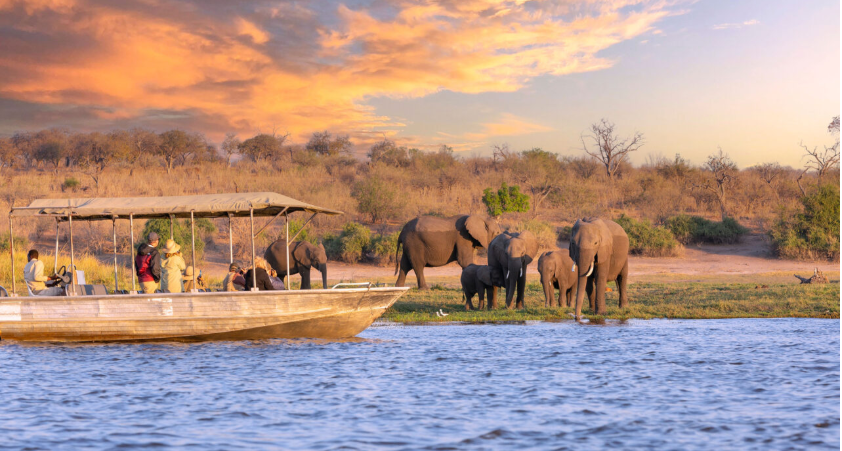
#> input picture phase-09-multimodal/module-06-image-generation/program-03-controlnet/data/input.jpg, 842 x 451 px
$ python controlnet_canny.py
#> lines starting #> are read from the running program, lines starting #| are printed output that depends on the picture
import cv2
from pathlib import Path


# ---------------------------------------------------------
# 1. File paths
# ---------------------------------------------------------

INPUT_IMAGE = Path("data/input.jpg")

OUTPUT_DIR = Path("output")

EDGE_IMAGE = OUTPUT_DIR / "canny_edges.png"


# Create output directory if it doesn't exist.
OUTPUT_DIR.mkdir(parents=True, exist_ok=True)


# ---------------------------------------------------------
# 2. Read the original image
# ---------------------------------------------------------

image = cv2.imread(str(INPUT_IMAGE))
#> image is the input picture: shape (451, 842, 3); mean B, G, R 140.8, 150.2, 177

if image is None:
    raise FileNotFoundError(
        f"Could not read image: {INPUT_IMAGE}"
    )


print("Original image loaded.")


# ---------------------------------------------------------
# 3. Convert image to grayscale
# ---------------------------------------------------------

# Canny works on a single-channel grayscale image.
gray = cv2.cvtColor(
    image,
    cv2.COLOR_BGR2GRAY
)
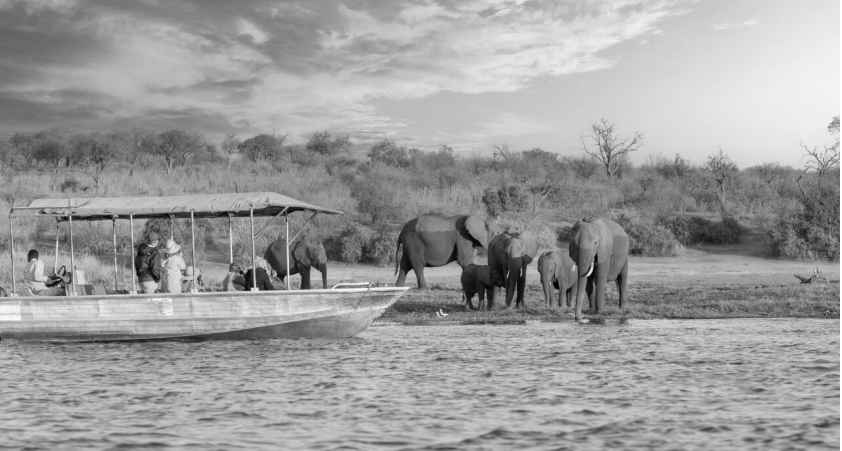
#> gray: shape (451, 842); min 1, max 255, mean 157.1


# ---------------------------------------------------------
# 4. Detect edges using Canny
# ---------------------------------------------------------

edges = cv2.Canny(
    gray,
    threshold1=100,
    threshold2=200
)
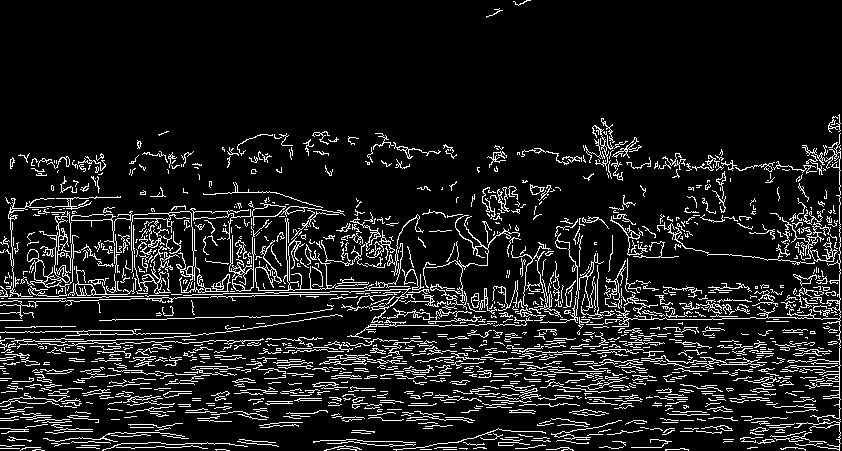
#> edges: shape (451, 842); 10.5% white in thin lines or dots


# ---------------------------------------------------------
# 5. Save the edge map
# ---------------------------------------------------------

cv2.imwrite(
    str(EDGE_IMAGE),
    edges
)


print("Canny edge map created.")
print("Saved to:", EDGE_IMAGE)
